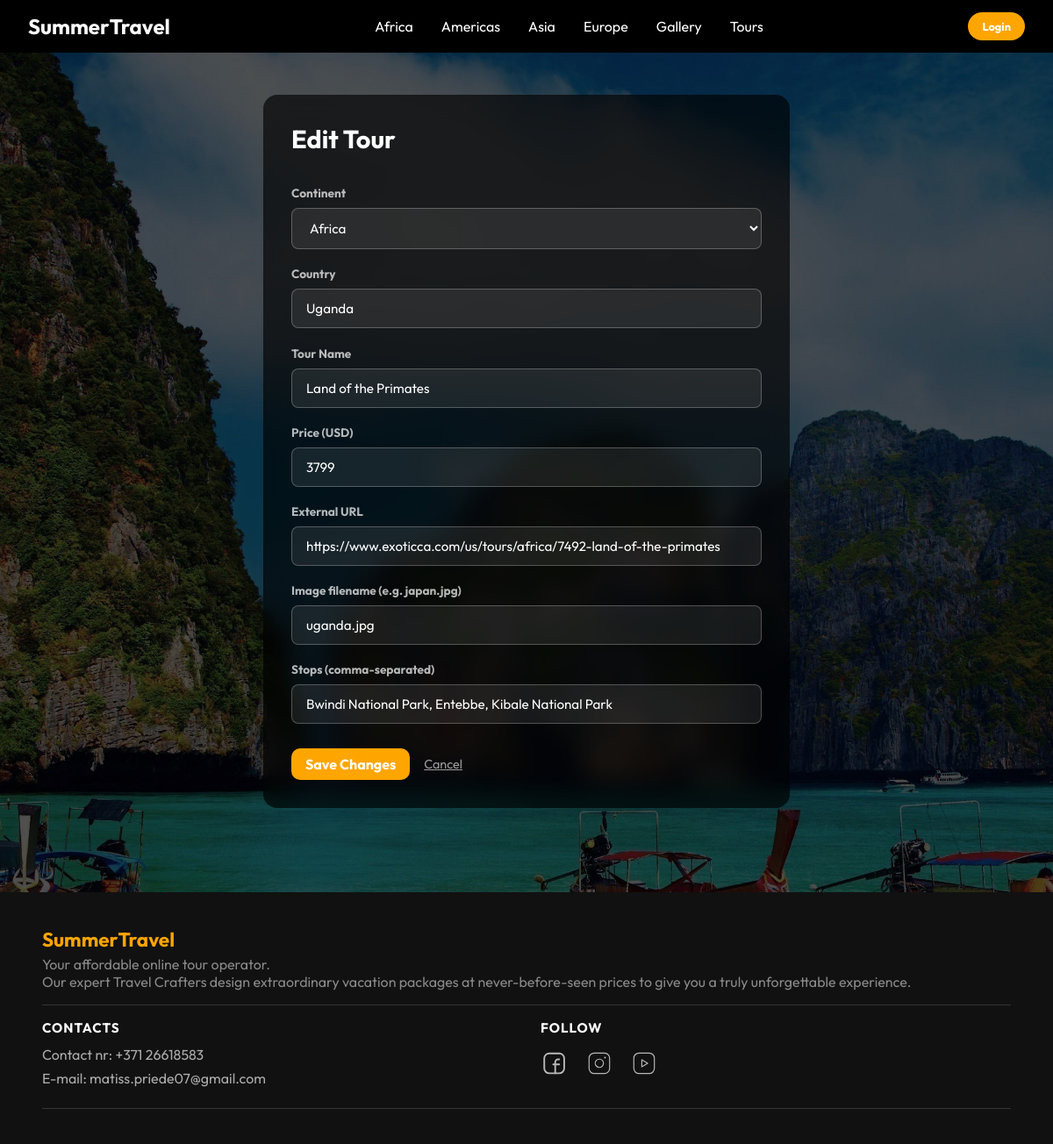
Page /tours/4/edit on the committed database.
### tables this page shows
CREATE TABLE tours (
    id INTEGER PRIMARY KEY AUTOINCREMENT,
    destination_id INTEGER NOT NULL,
    title TEXT NOT NULL,
    price INTEGER NOT NULL,
    external_url TEXT, image TEXT, continent_id INTEGER, country TEXT,
    FOREIGN KEY (destination_id) REFERENCES destinations(id)
);

### app.py (the view, shortened to what this page needs)
@app.route('/tours/<int:tour_id>/edit', methods=['GET', 'POST'])
def tour_edit(tour_id):
    db = get_db()
    tour = db.execute('SELECT * FROM tours WHERE id = ?', (tour_id,)).fetchone()
    if not tour:
        abort(404)
    stops = db.execute('SELECT stop_name FROM tour_stops WHERE tour_id=?', (tour_id,)).fetchall()
    stops_str = ', '.join(r['stop_name'] for r in stops)
    image = tour['image'] or ''
    continents = db.execute('SELECT * FROM continents').fetchall()
    db.close()
    return render_template('tour_form.html', tour=tour, stops_str=stops_str, continents=continents)

### app.py (called while the page is built)
def get_db():
    conn = sqlite3.connect(DB)
    conn.row_factory = sqlite3.Row
    return conn

### templates/tour_form.html (shortened to what this page needs)
{% extends "base.html" %}
{% block content %}
<div class="form_page">
    <h1>{{ 'Edit' if tour else 'Add New' }} Tour</h1>
    <form method="POST" class="crud_form">
       <label for="continent_id">Continent</label>
        <select name="continent_id" id="continent_id" required>
            {% for c in continents %}
            <option value="{{ c['id'] }}"
                {% if tour and tour['continent_id'] == c['id'] %}selected{% endif %}>
                {{ c['name'] }}
            </option>
            {% endfor %}
        </select>
        <label for="country">Country</label>
        <input type="text" id="country" name="country"
               value="{{ tour['country'] if tour else '' }}"
               placeholder="e.g. Thailand">
        <label for="title">Tour Name</label>
        <input type="text" id="title" name="title"
               value="{{ tour['title'] if tour else '' }}"
               placeholder="e.g. Grand Tour of Morocco" required>
        <label for="price">Price (USD)</label>
        <input type="number" id="price" name="price"
               value="{{ tour['price'] if tour else '' }}"
               placeholder="e.g. 1699" min="0" required>
        <label for="external_url">External URL</label>
        <input type="url" id="external_url" name="external_url"
               value="{{ tour['external_url'] if tour else '' }}"
               placeholder="https://...">
        <label for="image">Image filename (e.g. japan.jpg)</label>
        <input type="text" id="image" name="image"
               value="{{ tour['image'] if tour else '' }}"
               placeholder="e.g. japan.jpg">
        <label for="stops">Stops (comma-separated)</label>
        <input type="text" id="stops" name="stops"
               value="{{ stops_str if stops_str is defined else '' }}"
               placeholder="e.g. Cairo, Giza, Luxor">
        <div class="form_actions">
            <button type="submit" class="login_btn">{{ 'Save Changes' if tour else 'Add Tour' }}</button>
            <a href="{{ url_for('tours') }}" class="cancel_btn">Cancel</a>
        </div>
    </form>
</div>
{% endblock %}

### static/css/style.css (style rules this page uses)
* { margin: 0; padding: 0; box-sizing: border-box; font-family: "Outfit", sans-serif; }
body { background-image: url("../images/backgroung.jpg"); background-attachment: fixed; height: 100%; background-position: center; background-repeat: no-repeat; background-size: cover; }
body { display: flex; flex-direction: column; min-height: 100vh; }
a { text-decoration: none; color: #fff; font-size: 1rem; }
.login_btn { background-color: orange; color: #fff; padding: 0.5rem 1rem; border: none; outline: none; border-radius: 10px; font-size: 1.5rem; font-weight: bold; cursor: pointer; transition: scale 0.2 ease; width: 90%; margin-top: 1rem; }
.form_page { max-width: 600px; margin: 3rem auto; padding: 2rem; background: rgba(0,0,0,0.65); backdrop-filter: blur(12px); border-radius: 16px; color: #fff; }
.form_page h1 { font-size: 1.8rem; margin-bottom: 1.5rem; }
.crud_form { display: flex; flex-direction: column; gap: 0.5rem; }
.crud_form label { font-size: 0.85rem; font-weight: bold; color: rgba(255,255,255,0.7); margin-top: 0.7rem; }
.crud_form input, .crud_form select { width: 100%; padding: 0.75rem 1rem; border-radius: 8px; border: 1.5px solid rgba(255,255,255,0.25); background: rgba(255,255,255,0.08); color: #fff; font-size: 0.95rem; font-family: "Outfit", sans-serif; }
.crud_form select option { background: #222; color: #fff; }
.crud_form input::placeholder { color: rgba(255,255,255,0.35); }
.form_actions { display: flex; gap: 1rem; align-items: center; margin-top: 1.2rem; }
.crud_form .login_btn { font-size: 1rem; width: auto; margin: 0; }
.cancel_btn { color: rgba(255,255,255,0.6); font-size: 0.9rem; text-decoration: underline; }

### rows in the picture
tours: country "Uganda", title "Land of the Primates", price "3799", external_url "https://www.exoticca.com/us/tours/africa/7492-land-of-the-primates", image "uganda.jpg"

### other values in the picture
{{ 'Edit' if tour else 'Add New' }} "Edit"
{{ 'Save Changes' if tour else 'Add Tour' }} "Save Changes"
form field continent_id "Africa"
